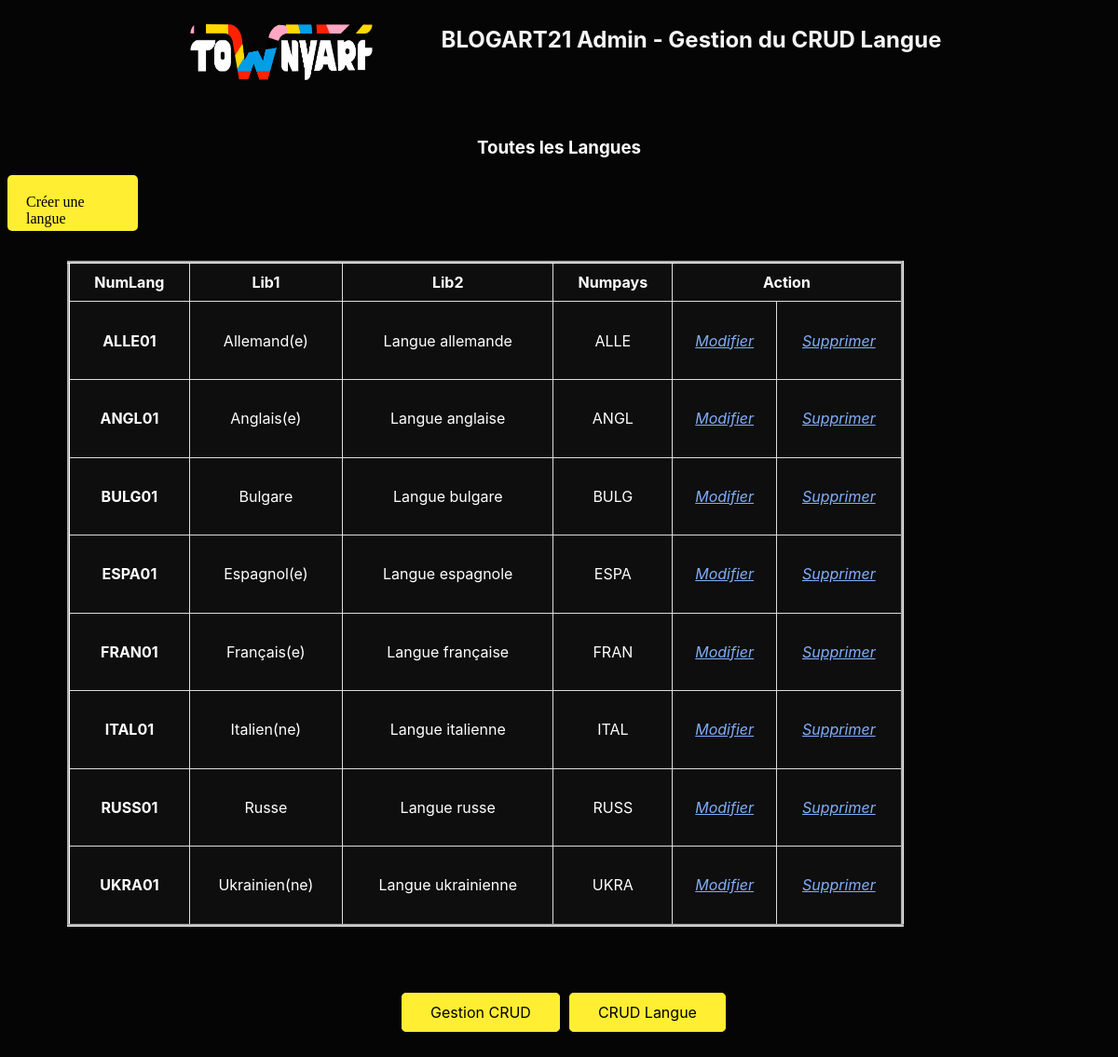
Page /back/langue/langue.php on the committed database.
### tables this page shows
CREATE TABLE `langue` (
  `numLang` char(8) NOT NULL,
  `lib1Lang` char(30) DEFAULT NULL,
  `lib2Lang` char(60) DEFAULT NULL,
  `numPays` char(4) DEFAULT NULL
);

### CLASS_CRUD/langue.class.php (called while the page is built, shortened)
<?php
require_once __DIR__ . "../../CONNECT/database.php";
class LANGUE
{
	function get_AllLangues()
	{
		global $db;
		$queryText = "SELECT * FROM langue";
		$query = $db->query($queryText);
		$result = $query->fetchAll();
		return $result;
	}
}

### back/langue/langue.php (the view, shortened to what this page needs)
<?php
require_once __DIR__ . '/../../CLASS_CRUD/langue.class.php';
$statut = new LANGUE;
?>
<!DOCTYPE html>
<html lang="fr">
<head>
    <link href="../css/style.css" rel="stylesheet" type="text/css" />
    <link rel="stylesheet" href="../css/back-office.css" />
</head>
<body class="twa-back">
    <div class="title">
        <img class="logo" src="../../front/assets/image/Townyart.png" alt="logo-townyart">
        <h1>BLOGART21 Admin - Gestion du CRUD Langue</h1>
    </div>
    <h3>Toutes les Langues</h3>
    <a class="button-create input-button" href="./createLangue.php">Créer une langue</a>
    <div class="container-center">
        <table class="twa-table" border="3">
            <thead>
                <tr>
                    <th>NumLang</th>
                    <th>Lib1</th>
                    <th>Lib2</th>
                    <th colspan="1">Numpays</th>
                    <th colspan="2">Action</th>
                </tr>
            </thead>
            <tbody>
                <?php
                $allLang = $statut->get_AllLangues();
                foreach ($allLang as $row) {
                ?>
                    <tr>
                        <td>
                            <h4> <?php echo $row["numLang"]; ?> </h4>
                        </td>
                        <td> <?php echo $row["lib1Lang"]; ?> </td>
                        <td> <?php echo $row["lib2Lang"]; ?> </td>
                        <td> <?php echo $row["numPays"]; ?> </td>
                        <td><a href="./updateLangue.php?id=<?= $row["numLang"]; ?>"><i>Modifier</i></a>
                            <br />
                        </td>
                        <td><a href="./deleteLangue.php?id=<?= $row["numLang"]; ?>"><i>Supprimer</i></a>
                            <br />
                        </td>
                    </tr>
                <?php
                }
                ?>
            </tbody>
        </table>
    </div>
    <div class="align-footer">
    <?php
require_once __DIR__ . '/footer.php';
require_once __DIR__ . '/footerLangue.php';
?>
    </div>
</body>
</html>

### back/langue/footer.php (shortened to what this page needs)
<link href="../css/footer-back.css" rel="stylesheet" type="text/css" />
<footer>
    <a class="button-footer" id="button-CRUD" href="../../admin.php">Gestion CRUD</a>
</footer>

### back/langue/footerLangue.php (shortened to what this page needs)
<link href="../css/footer-back.css" rel="stylesheet" type="text/css" />
<footer>
<a class="button-footer" href="./langue.php">CRUD Langue</a>
</footer>

### back/css/style.css (style rules this page uses)
body { background-color: lightgrey; color: steelblue; }
td, tr { padding: .5rem; }
@media screen and (min-width: 681px) and (max-width: 1279px) { body { background-color: blue; } }

### back/css/back-office.css (style rules this page uses)
.twa-back { background-color: #050505; }
h1 { text-align: center; margin-left: 4rem; color: whitesmoke; font-family: 'Manrope', -apple-system, BlinkMacSystemFont, 'Segoe UI', Roboto, Oxygen, Ubuntu, Cantarell, 'Open Sans', 'Helvetica Neue', sans-serif; font-size: 24px; font-weight: bold; margin-top: 20px; }
h3 { text-align: center; color: white; font-family: 'Manrope', -apple-system, BlinkMacSystemFont, 'Segoe UI', Roboto, Oxygen, Ubuntu, Cantarell, 'Open Sans', 'Helvetica Neue', sans-serif; }
a { color:#81AEF7; }
.logo { width: 200px; height: 76px; padding: 10px; }
.title { display: flex; flex-direction: row; justify-content: center; height: 120px; }
.container-center { border-collapse: collapse; display: flex; max-width: 1280px; padding: 2rem 4rem; }
.twa-table { width: 85%; background-color: #0E0E0E; border-collapse: collapse; border-color: white; text-align: center; color: white; font-family: 'Manrope', -apple-system, BlinkMacSystemFont, 'Segoe UI', Roboto, Oxygen, Ubuntu, Cantarell, 'Open Sans', 'Helvetica Neue', sans-serif }
.twa-table tr, .twa-table th, .twa-table td { padding: 10px; border: 1px solid #ddd; max-width: 25rem; overflow-x: auto; height: 0rem; }
.input-button { cursor:pointer; padding:5px 20px; background-color:#FFEE32; border:line 2px #FFEE32; border-radius:5px; transition: 0.3s; text-decoration: none; color: black; }
.button-create { display: flex; flex-direction: row; justify-content: right; padding: 20px; max-width: 100px; max-height: 20px; margin-right: 20px; }

### back/css/footer-back.css (style rules this page uses)
.button-footer { background-color: #FFEE32; font-family: 'Manrope', -apple-system, BlinkMacSystemFont, 'Segoe UI', Roboto, Oxygen, Ubuntu, Cantarell, 'Open Sans', 'Helvetica Neue', sans-serif; border-radius: 5px; padding: 10px 30px; color: black; text-decoration: none; border: 1px solid #FFEE32; transition: 0.3s; margin-left: 10px; }
.align-footer { display: flex; flex-direction: row; justify-content: center; padding: 50px 110px; }

### rows in the picture
langue: numLang "ALLE01", lib1Lang "Allemand(e)", lib2Lang "Langue allemande", numPays "ALLE"
langue: numLang "ANGL01", lib1Lang "Anglais(e)", lib2Lang "Langue anglaise", numPays "ANGL"
langue: numLang "BULG01", lib1Lang "Bulgare", lib2Lang "Langue bulgare", numPays "BULG"
langue: numLang "ESPA01", lib1Lang "Espagnol(e)", lib2Lang "Langue espagnole", numPays "ESPA"
langue: numLang "FRAN01", lib1Lang "Français(e)", lib2Lang "Langue française", numPays "FRAN"
langue: numLang "ITAL01", lib1Lang "Italien(ne)", lib2Lang "Langue italienne", numPays "ITAL"
langue: numLang "RUSS01", lib1Lang "Russe", lib2Lang "Langue russe", numPays "RUSS"
langue: numLang "UKRA01", lib1Lang "Ukrainien(ne)", lib2Lang "Langue ukrainienne", numPays "UKRA"
